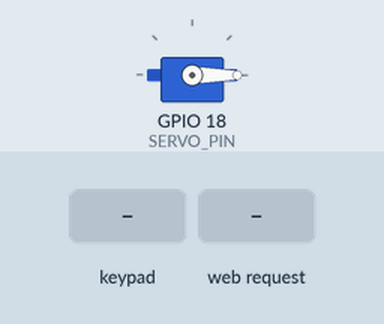
Recording of a sketch running on a simulated ESP32. Shown: servo. The inputs (shaded band) are chosen by the test bench. WiFi joins after 1.5 s; servers stay silent unless stated; what the sketch prints to the serial monitor is not drawn.

Above: at 3.2 s.
3.3 s: keypad keys 1 3 1 2 1 4 2 7 # pressed 0.4 s apart
At 6.97 s:
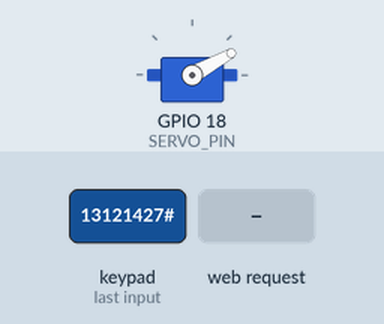
9.2 s: HTTP request GET /reverse received
13.7 s: HTTP request GET /inject?amount=1 received
At 14.5 s:
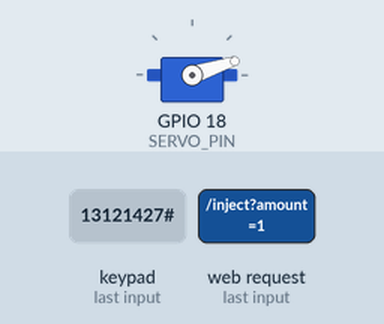
16.7 s: keypad keys 2 6 2 5 3 3 3 2 # pressed 0.4 s apart
At 23.2 s:
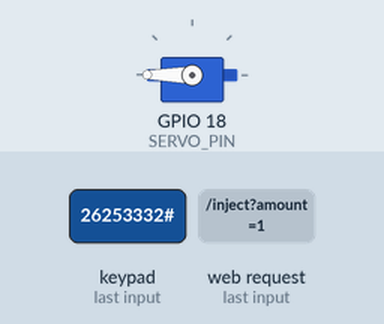
Timing chart, 0 to 23.9 s (numbered marks = the images above; inputs shaded):
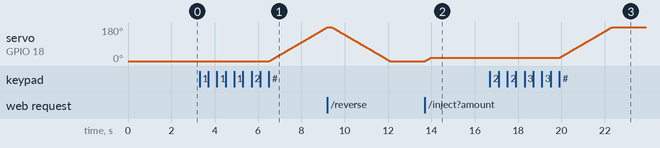

Measured:
- after the input at 3.3 s, servo on GPIO 18 (SERVO_PIN): moves from 0° to 179° over 2.7 s, starting after 3.2 s
- after the input at 13.7 s, servo on GPIO 18 (SERVO_PIN): moves from 0° to 18° over 0.26 s, starting at once
- after the input at 16.7 s, servo on GPIO 18 (SERVO_PIN): moves from 18° to 180° over 2.4 s, starting after 3.2 s

The sketch:

Code_for_Infusion_pump.ino
```cpp
#include <WiFi.h>
#include <WebServer.h>
#include <Keypad.h>
#include <ESP32Servo.h>

// ── WiFi Credentials ──────────────────────────────────────────
const char* ssid     = "Ridoy";
const char* password = "ridoysaha";

// ── Constants ─────────────────────────────────────────────────
const int DEG_PER_ML = 18;      // 1 mL = 18 degree
const int MAX_ML     = 10;      // Maximum 10 mL
const int SWEEP_MS   = 15;      // Servo speed

// ── Keypad ────────────────────────────────────────────────────
const byte ROWS = 4;
const byte COLS = 4;

char keys[ROWS][COLS] = {
  {'1','2','3','A'},
  {'4','5','6','B'},
  {'7','8','9','C'},
  {'*','0','#','D'}
};

byte rowPins[ROWS] = {13, 12, 14, 27};
byte colPins[COLS] = {26, 25, 33, 32};

Keypad keypad = Keypad(
  makeKeymap(keys),
  rowPins,
  colPins,
  ROWS,
  COLS
);

// ── Servo ─────────────────────────────────────────────────────
const int SERVO_PIN = 18;
Servo servoMotor;

// ── Web Server ────────────────────────────────────────────────
WebServer server(80);

// ── Variables ────────────────────────────────────────────────
char input[6] = "";
int inputIndex = 0;

int anesthesiaAmount = 0;
int lastAmount = 0;
int currentAngle = 0;

bool isInjecting = false;
String injectorStatus = "Idle";

// ── Function Declaration ─────────────────────────────────────
void connectWiFi();
void processInput(char key);
void sweepServo(int fromDeg, int toDeg);
void injectAnesthesia(int amount);
void reverseInjection();
void clearInput();

// Web handlers
void handleRoot();
void handleData();
void handleInject();
void handleReverse();
void handleStatus();
void handleStop();

// ─────────────────────────────────────────────────────────────
void setup() {
  Serial.begin(115200);
  delay(500);

  // ── WiFi Connect ───────────────────────────────────────────
  connectWiFi();

  // ── Servo Setup ────────────────────────────────────────────
  ESP32PWM::allocateTimer(0);
  servoMotor.setPeriodHertz(50);
  servoMotor.attach(SERVO_PIN, 500, 2400);
  servoMotor.write(0);

  // ── Web Server Routes ──────────────────────────────────────
  server.on("/", handleRoot);
  server.on("/data", handleData);
  server.on("/status", handleStatus);
  server.on("/inject", handleInject);     // /inject?amount=5
  server.on("/reverse", handleReverse);
  server.on("/stop", handleStop);
  server.begin();

  Serial.println("================================");
  Serial.println("  Anesthesia Injector Ready");
  Serial.println("================================");

  Serial.println("Manual keypad control:");
  Serial.println("3 key replaced by A");
  Serial.println("6 key replaced by C");
  Serial.println("9 key replaced by D");
  Serial.println("# = Inject");
  Serial.println("B = Reverse");
  Serial.println("* = Clear");

  Serial.println("Web control:");
  Serial.println("/data");
  Serial.println("/status");
  Serial.println("/inject?amount=5");
  Serial.println("/reverse");
  Serial.println("/stop");
}

// ─────────────────────────────────────────────────────────────
void loop() {
  server.handleClient();

  char key = keypad.getKey();

  if (key) {
    // Replace faulty keys
    if (key == 'A') {
      key = '3';
    } else if (key == 'C') {
      key = '6';
    } else if (key == 'D') {
      key = '9';
    }

    Serial.printf("Key Pressed: %c\n", key);
    processInput(key);
  }
}

// ─────────────────────────────────────────────────────────────
// WiFi Connection Function
void connectWiFi() {
  Serial.println();
  Serial.println("Connecting to WiFi...");

  WiFi.begin(ssid, password);

  while (WiFi.status() != WL_CONNECTED) {
    delay(500);
    Serial.print(".");
  }

  Serial.println();
  Serial.println("WiFi Connected Successfully!");
  Serial.print("ESP32 IP Address: ");
  Serial.println(WiFi.localIP());
}

// ─────────────────────────────────────────────────────────────
void processInput(char key) {
  // Inject
  if (key == '#') {
    if (anesthesiaAmount > 0) {
      injectAnesthesia(anesthesiaAmount);
      clearInput();
    } else {
      Serial.println(">> Enter amount first");
    }
  }

  // Reverse
  else if (key == 'B') {
    reverseInjection();
  }

  // Clear
  else if (key == '*') {
    clearInput();
    Serial.println(">> Input Cleared");
  }

  // Numeric Input
  else if (key >= '0' && key <= '9') {
    if (inputIndex < 5) {
      input[inputIndex++] = key;
      input[inputIndex] = '\0';

      anesthesiaAmount = atoi(input);

      if (anesthesiaAmount > MAX_ML) {
        Serial.printf(">> WARNING: Max %d mL allowed\n", MAX_ML);
      } else {
        Serial.printf(">> Amount Entered: %d mL\n", anesthesiaAmount);
      }
    } else {
      Serial.println(">> Maximum 5 digits allowed");
    }
  }

  delay(150);
}

// ─────────────────────────────────────────────────────────────
// Smooth Servo Movement
void sweepServo(int fromDeg, int toDeg) {
  if (fromDeg < toDeg) {
    for (int angle = fromDeg; angle <= toDeg; angle++) {
      servoMotor.write(angle);
      delay(SWEEP_MS);
    }
  } else {
    for (int angle = fromDeg; angle >= toDeg; angle--) {
      servoMotor.write(angle);
      delay(SWEEP_MS);
    }
  }

  currentAngle = toDeg;
}

// ─────────────────────────────────────────────────────────────
// Injection Function
void injectAnesthesia(int amount) {
  if (amount > MAX_ML) {
    amount = MAX_ML;
  }

  int targetDeg = amount * DEG_PER_ML;

  isInjecting = true;
  injectorStatus = "Injecting";

  Serial.printf(">> Injecting %d mL\n", amount);
  Serial.printf(">> Rotating Servo: %d° → %d°\n", currentAngle, targetDeg);

  // Move forward only
  sweepServo(currentAngle, targetDeg);

  Serial.printf(">> Servo stopped at %d°\n", targetDeg);
  Serial.println(">> Press B to reverse");

  lastAmount = amount;

  isInjecting = false;
  injectorStatus = "Idle";
}

// ─────────────────────────────────────────────────────────────
// Reverse Function
void reverseInjection() {
  if (lastAmount == 0) {
    Serial.println(">> Nothing to reverse");
    return;
  }

  isInjecting = true;
  injectorStatus = "Reversing";

  int targetDeg = lastAmount * DEG_PER_ML;

  Serial.printf(">> Reversing %d mL\n", lastAmount);
  Serial.printf(">> Rotating Servo: %d° → 0°\n", targetDeg);

  // Reverse back to 0 degree
  sweepServo(targetDeg, 0);

  Serial.println(">> Returned to Home Position");

  lastAmount = 0;

  isInjecting = false;
  injectorStatus = "Idle";
}

// ─────────────────────────────────────────────────────────────
void clearInput() {
  anesthesiaAmount = 0;
  inputIndex = 0;
  input[0] = '\0';
}

// ─────────────────────────────────────────────────────────────
// Web Handlers
void handleRoot() {
  server.sendHeader("Access-Control-Allow-Origin", "*");
  server.send(200, "text/plain", "ESP32 Anesthesia Injector Server is running");
}

void handleData() {
  String json = "{";
  json += "\"status\":\"" + injectorStatus + "\",";
  json += "\"injecting\":" + String(isInjecting ? "true" : "false") + ",";
  json += "\"lastAmount\":" + String(lastAmount) + ",";
  json += "\"currentAngle\":" + String(currentAngle) + ",";
  json += "\"selectedAmount\":" + String(anesthesiaAmount) + ",";
  json += "\"wifi\":\"" + String(WiFi.status() == WL_CONNECTED ? "Connected" : "Disconnected") + "\",";
  json += "\"ip\":\"" + WiFi.localIP().toString() + "\"";
  json += "}";

  server.sendHeader("Access-Control-Allow-Origin", "*");
  server.send(200, "application/json", json);
}

void handleStatus() {
  handleData();
}

void handleInject() {
  if (!server.hasArg("amount")) {
    server.sendHeader("Access-Control-Allow-Origin", "*");
    server.send(400, "text/plain", "Missing amount parameter");
    return;
  }

  int amount = server.arg("amount").toInt();

  if (amount <= 0 || amount > MAX_ML) {
    server.sendHeader("Access-Control-Allow-Origin", "*");
    server.send(400, "text/plain", "Invalid amount");
    return;
  }

  Serial.printf(">> Web inject request: %d mL\n", amount);

  injectAnesthesia(amount);

  server.sendHeader("Access-Control-Allow-Origin", "*");
  server.send(200, "text/plain", "Injection complete");
}

void handleReverse() {
  Serial.println(">> Web reverse request");
  reverseInjection();

  server.sendHeader("Access-Control-Allow-Origin", "*");
  server.send(200, "text/plain", "Reversed");
}

void handleStop() {
  Serial.println(">> Web stop request");

  injectorStatus = "Stopped";
  isInjecting = false;

  server.sendHeader("Access-Control-Allow-Origin", "*");
  server.send(200, "text/plain", "Stopped");
}
```
